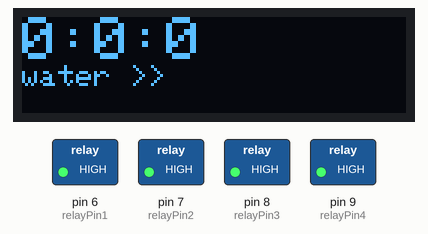
A sketch run on a simulated Arduino Uno, built with avr-gcc and run on an emulated ATmega328P. On the bench: 128×32 one-colour display, switched loads named in the sketch (green lamp = pin HIGH). The local clock reads 2024-03-15 10:24:30 at power-on unless the sketch sets it; what the sketch prints to the serial monitor is not drawn.

Above: at 9.1 s.
Timing chart, 0 to 10.6 s (numbered marks = the images above):
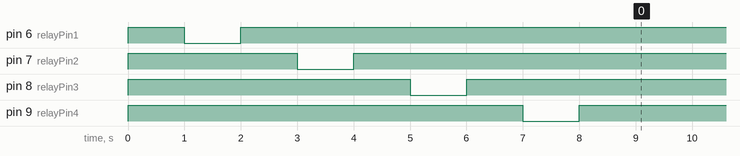

The sketch:

Water_Controller.ino
```cpp
#include <Wire.h>
#include <Time.h>
#include <TimeLib.h>
#include <DS1307RTC.h>

#include <SPI.h>
#include <Adafruit_GFX.h>
#include <Adafruit_SSD1306.h>

#define SCREEN_WIDTH 128 // pixel ความกว้าง
#define SCREEN_HEIGHT 32 // pixel ความสูง

// กำหนดขาต่อ I2C กับจอ OLED
#define OLED_RESET     4 // Reset pin # (or -1 if sharing Arduino reset pin)
Adafruit_SSD1306 OLED(SCREEN_WIDTH, SCREEN_HEIGHT, &Wire, OLED_RESET);

  int relayPin1 = 6;
  int relayPin2 = 7;
  int relayPin3 = 8;
  int relayPin4 = 9;

int var = 0; // ตัวแปรสำหรับทดสอบแสดงผล
void setup() {

  digitalWrite(relayPin1, HIGH);
  digitalWrite(relayPin2, HIGH);
  digitalWrite(relayPin3, HIGH);
  digitalWrite(relayPin4, HIGH);

  pinMode(relayPin1, OUTPUT);
  pinMode(relayPin2, OUTPUT);
  pinMode(relayPin3, OUTPUT);
  pinMode(relayPin4, OUTPUT);

  delay(1000);
  digitalWrite(relayPin1, LOW);
  delay(1000);
  digitalWrite(relayPin1, HIGH);
  delay(1000);
  digitalWrite(relayPin2, LOW);
  delay(1000);
  digitalWrite(relayPin2, HIGH);
  delay(1000);
  digitalWrite(relayPin3, LOW);
  delay(1000);
  digitalWrite(relayPin3, HIGH);
  delay(1000);
  digitalWrite(relayPin4, LOW);
  delay(1000);
  digitalWrite(relayPin4, HIGH);

  delay(1000);
  digitalWrite(relayPin1, HIGH);
  digitalWrite(relayPin2, HIGH);
  digitalWrite(relayPin3, HIGH);
  digitalWrite(relayPin4, HIGH);

  Serial.begin(9600);
  if (!OLED.begin(SSD1306_SWITCHCAPVCC, 0x3C)) { // สั่งให้จอ OLED เริ่มทำงานที่ Address 0x3C
    Serial.println("SSD1306 allocation failed");
  } else {
    Serial.println("Start");
  }

}

void loop() {

  tmElements_t tm;

  OLED.clearDisplay(); // ลบภาพในหน้าจอทั้งหมด
  OLED.setTextColor(WHITE, BLACK);  //กำหนดข้อความสีขาว ฉากหลังสีดำ
  OLED.setCursor(0, 0); // กำหนดตำแหน่ง x,y ที่จะแสดงผล
  OLED.setTextSize(2); // กำหนดขนาดตัวอักษร
  OLED.print(tm.Hour);
  OLED.print(':');
  OLED.print(tm.Minute);
  OLED.print(':');
  OLED.print(tm.Second);

  if (tm.Hour == 6 and tm.Minute == 0) {

    OLED.setCursor(0, 5); // กำหนดตำแหน่ง x,y ที่จะแสดงผล
    OLED.setTextSize(1); // กำหนดขนาดตัวอักษร
    OLED.print("water >> ");

    delay(1000);
    digitalWrite(relayPin1, LOW); //เปิดน้ำ 10 นาที
    delay(420000);
    digitalWrite(relayPin1, HIGH); //ปิดน้ำ 10 นาที
    delay(1000);

    delay(1000);
    digitalWrite(relayPin2, LOW); //ปิดน้ำ
    delay(420000);
    digitalWrite(relayPin2, HIGH); //เปิดน้ำ
    delay(1000);

    delay(1000);
    digitalWrite(relayPin3, LOW); //ปิดน้ำ
    delay(420000);
    digitalWrite(relayPin3, HIGH); //เปิดน้ำ
    delay(1000);

    delay(1000);
    digitalWrite(relayPin4, LOW); //ปิดน้ำ
    delay(420000);
    digitalWrite(relayPin4, HIGH); //เปิดน้ำ
    delay(1000);


    digitalWrite(relayPin1, HIGH); //ปิดน้ำ
    digitalWrite(relayPin2, HIGH); //ปิดน้ำ
    digitalWrite(relayPin3, HIGH); //ปิดน้ำ
    digitalWrite(relayPin4, HIGH); //ปิดน้ำ

  }

  if (tm.Hour == 7 and tm.Minute == 0) {

    OLED.setCursor(0, 5); // กำหนดตำแหน่ง x,y ที่จะแสดงผล
    OLED.setTextSize(1); // กำหนดขนาดตัวอักษร
    OLED.print("water >> ");

    delay(1000);
    digitalWrite(relayPin1, LOW); //เปิดน้ำ 10 นาที
    delay(420000);
    digitalWrite(relayPin1, HIGH); //ปิดน้ำ 10 นาที
    delay(1000);

    delay(1000);
    digitalWrite(relayPin2, LOW); //ปิดน้ำ
    delay(420000);
    digitalWrite(relayPin2, HIGH); //เปิดน้ำ
    delay(1000);

    delay(1000);
    digitalWrite(relayPin3, LOW); //ปิดน้ำ
    delay(420000);
    digitalWrite(relayPin3, HIGH); //เปิดน้ำ
    delay(1000);

    delay(1000);
    digitalWrite(relayPin4, LOW); //ปิดน้ำ
    delay(420000);
    digitalWrite(relayPin4, HIGH); //เปิดน้ำ
    delay(1000);


    digitalWrite(relayPin1, HIGH); //ปิดน้ำ
    digitalWrite(relayPin2, HIGH); //ปิดน้ำ
    digitalWrite(relayPin3, HIGH); //ปิดน้ำ
    digitalWrite(relayPin4, HIGH); //ปิดน้ำ
  } else {

    OLED.setCursor(0, 16); // กำหนดตำแหน่ง x,y ที่จะแสดงผล
    OLED.setTextSize(1); // กำหนดขนาดตัวอักษร
    OLED.print("water >> ");

  }

    if (tm.Hour == 16 and tm.Minute == 0) {

    OLED.setCursor(0, 5); // กำหนดตำแหน่ง x,y ที่จะแสดงผล
    OLED.setTextSize(1); // กำหนดขนาดตัวอักษร
    OLED.print("water >> ");

    delay(1000);
    digitalWrite(relayPin1, LOW); //เปิดน้ำ 10 นาที
    delay(420000);
    digitalWrite(relayPin1, HIGH); //ปิดน้ำ 10 นาที
    delay(1000);

    delay(1000);
    digitalWrite(relayPin2, LOW); //ปิดน้ำ
    delay(420000);
    digitalWrite(relayPin2, HIGH); //เปิดน้ำ
    delay(1000);

    delay(1000);
    digitalWrite(relayPin3, LOW); //ปิดน้ำ
    delay(420000);
    digitalWrite(relayPin3, HIGH); //เปิดน้ำ
    delay(1000);

    delay(1000);
    digitalWrite(relayPin4, LOW); //ปิดน้ำ
    delay(420000);
    digitalWrite(relayPin4, HIGH); //เปิดน้ำ
    delay(1000);


    digitalWrite(relayPin1, HIGH); //ปิดน้ำ
    digitalWrite(relayPin2, HIGH); //ปิดน้ำ
    digitalWrite(relayPin3, HIGH); //ปิดน้ำ
    digitalWrite(relayPin4, HIGH); //ปิดน้ำ
  } else {

    OLED.setCursor(0, 16); // กำหนดตำแหน่ง x,y ที่จะแสดงผล
    OLED.setTextSize(1); // กำหนดขนาดตัวอักษร
    OLED.print("water >> ");

  }

    if (tm.Hour == 17 and tm.Minute == 0) {

    OLED.setCursor(0, 5); // กำหนดตำแหน่ง x,y ที่จะแสดงผล
    OLED.setTextSize(1); // กำหนดขนาดตัวอักษร
    OLED.print("water >> ");

    delay(1000);
    digitalWrite(relayPin1, LOW); //เปิดน้ำ 10 นาที
    delay(420000);
    digitalWrite(relayPin1, HIGH); //ปิดน้ำ 10 นาที
    delay(1000);

    delay(1000);
    digitalWrite(relayPin2, LOW); //ปิดน้ำ
    delay(420000);
    digitalWrite(relayPin2, HIGH); //เปิดน้ำ
    delay(1000);

    delay(1000);
    digitalWrite(relayPin3, LOW); //ปิดน้ำ
    delay(420000);
    digitalWrite(relayPin3, HIGH); //เปิดน้ำ
    delay(1000);

    delay(1000);
    digitalWrite(relayPin4, LOW); //ปิดน้ำ
    delay(420000);
    digitalWrite(relayPin4, HIGH); //เปิดน้ำ
    delay(1000);


    digitalWrite(relayPin1, HIGH); //ปิดน้ำ
    digitalWrite(relayPin2, HIGH); //ปิดน้ำ
    digitalWrite(relayPin3, HIGH); //ปิดน้ำ
    digitalWrite(relayPin4, HIGH); //ปิดน้ำ
  } else {

    OLED.setCursor(0, 16); // กำหนดตำแหน่ง x,y ที่จะแสดงผล
    OLED.setTextSize(1); // กำหนดขนาดตัวอักษร
    OLED.print("water >> ");

  }

  if (RTC.read(tm)) {
    Serial.print("Ok, Time = ");
    print2digits(tm.Hour);
    Serial.write(':');
    print2digits(tm.Minute);
    Serial.write(':');
    print2digits(tm.Second);
    Serial.print(", Date (D/M/Y) = ");
    Serial.print(tm.Day);
    Serial.write('/');
    Serial.print(tm.Month);
    Serial.write('/');
    Serial.print(tmYearToCalendar(tm.Year));
    Serial.println();
  } else {
    if (RTC.chipPresent()) {
      Serial.println("The DS1307 is stopped.  Please run the SetTime");
      Serial.println("example to initialize the time and begin running.");
      Serial.println();
    } else {
      Serial.println("DS1307 read error!  Please check the circuitry.");
      Serial.println();
    }
    delay(9000);
  }
  OLED.display(); // สั่งให้จอแสดงผล
  delay(1000);
}

void print2digits(int number) {
  if (number >= 0 && number < 10) {
    Serial.write('0');
  }
  Serial.print(number);
}
```
